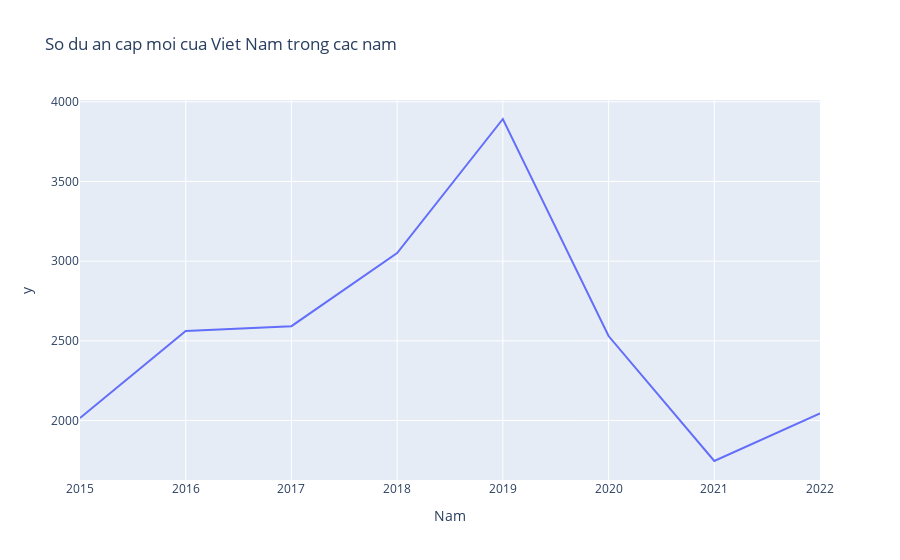
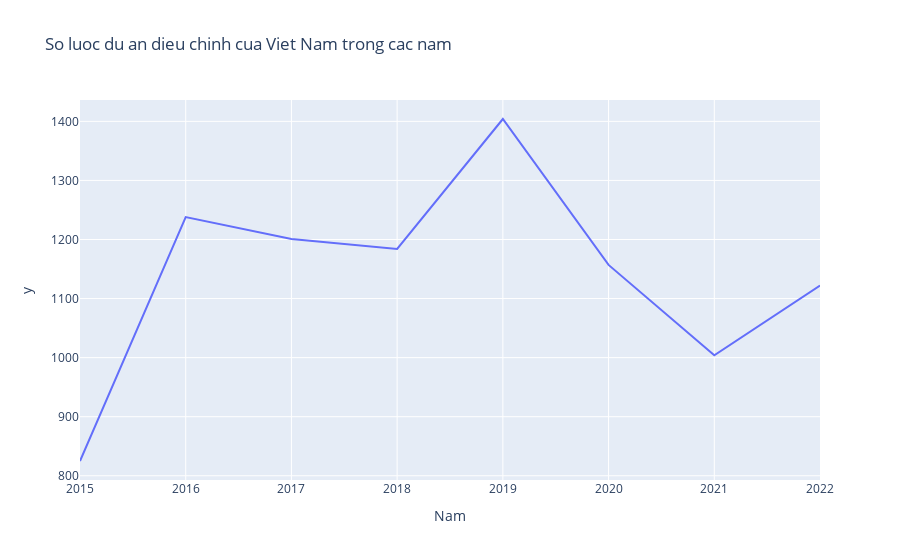
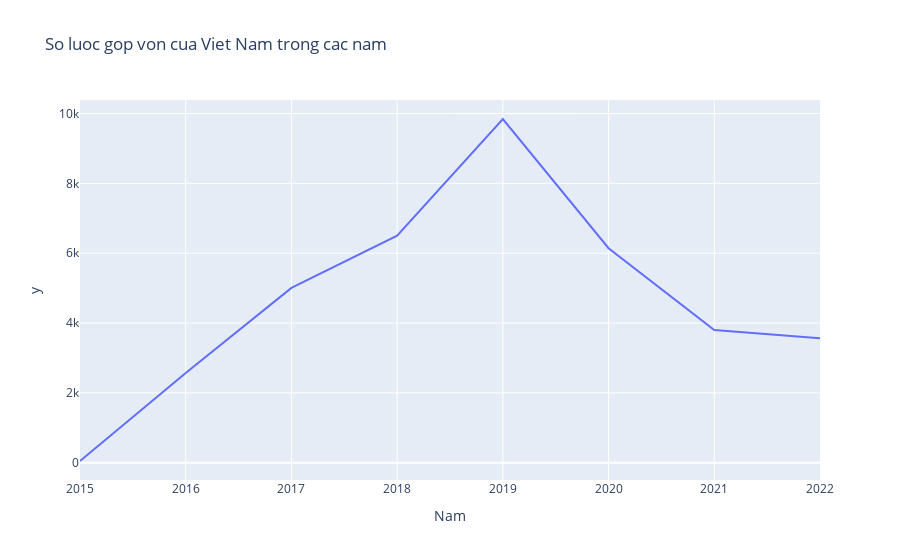

The code cell stored with these charts, in order, in its notebook:
### Code cell
# Calculate sum of so du an cap moi, so luoc du an dieu chinh,  so luoc gop von of all province in each year
sum_so_du_an_cap_moi = data.groupby('Nam')['So du an cap moi'].sum()
sum_so_luong_du_an_dieu_chinh = data.groupby('Nam')['So luoc du an dieu chinh'].sum()
sum_so_luong_gop_von = data.groupby('Nam')['So luoc gop von'].sum()
# draw graph to show sum of so du an cap moi, so luoc du an dieu chinh,  so luoc gop von of all province in each year with px
fig = px.line(data_frame=sum_so_du_an_cap_moi, x=sum_so_du_an_cap_moi.index, y=sum_so_du_an_cap_moi.values, title='So du an cap moi cua Viet Nam trong cac nam')
fig.show()
fig = px.line(data_frame=sum_so_luong_du_an_dieu_chinh, x=sum_so_luong_du_an_dieu_chinh.index, y=sum_so_luong_du_an_dieu_chinh.values, title='So luoc du an dieu chinh cua Viet Nam trong cac nam')
fig.show()
fig = px.line(data_frame=sum_so_luong_gop_von, x=sum_so_luong_gop_von.index, y=sum_so_luong_gop_von.values, title='So luoc gop von cua Viet Nam trong cac nam')
fig.show()

### Figure 1 — Plotly figure (JSON) as saved in the notebook; plotly's stock layout.template omitted (floating-point values rounded to 4 significant figures)
{"data": [{"hovertemplate": "Nam=%{x}<br>y=%{y}<extra></extra>", "legendgroup": "", "line": {"color": "#636efa", "dash": "solid"}, "marker": {"symbol": "circle"}, "mode": "lines", "name": "", "orientation": "v", "showlegend": false, "type": "scatter", "x": [2015, 2016, 2017, 2018, 2019, 2020, 2021, 2022], "xaxis": "x", "y": [2016, 2562, 2592, 3051, 3892, 2530, 1746, 2045], "yaxis": "y"}], "layout": {"legend": {"tracegroupgap": 0}, "title": {"text": "So du an cap moi cua Viet Nam trong cac nam"}, "xaxis": {"anchor": "y", "domain": [0, 1], "title": {"text": "Nam"}}, "yaxis": {"anchor": "x", "domain": [0, 1], "title": {"text": "y"}}}}

### Figure 2 — Plotly figure (JSON) as saved in the notebook; plotly's stock layout.template omitted (floating-point values rounded to 4 significant figures)
{"data": [{"hovertemplate": "Nam=%{x}<br>y=%{y}<extra></extra>", "legendgroup": "", "line": {"color": "#636efa", "dash": "solid"}, "marker": {"symbol": "circle"}, "mode": "lines", "name": "", "orientation": "v", "showlegend": false, "type": "scatter", "x": [2015, 2016, 2017, 2018, 2019, 2020, 2021, 2022], "xaxis": "x", "y": [825, 1238, 1201, 1184, 1404, 1157, 1004, 1122], "yaxis": "y"}], "layout": {"legend": {"tracegroupgap": 0}, "title": {"text": "So luoc du an dieu chinh cua Viet Nam trong cac nam"}, "xaxis": {"anchor": "y", "domain": [0, 1], "title": {"text": "Nam"}}, "yaxis": {"anchor": "x", "domain": [0, 1], "title": {"text": "y"}}}}

### Figure 3 — Plotly figure (JSON) as saved in the notebook; plotly's stock layout.template omitted (floating-point values rounded to 4 significant figures)
{"data": [{"hovertemplate": "Nam=%{x}<br>y=%{y}<extra></extra>", "legendgroup": "", "line": {"color": "#636efa", "dash": "solid"}, "marker": {"symbol": "circle"}, "mode": "lines", "name": "", "orientation": "v", "showlegend": false, "type": "scatter", "x": [2015, 2016, 2017, 2018, 2019, 2020, 2021, 2022], "xaxis": "x", "y": [51, 2568, 5007, 6500, 9843, 6143, 3801, 3568], "yaxis": "y"}], "layout": {"legend": {"tracegroupgap": 0}, "title": {"text": "So luoc gop von cua Viet Nam trong cac nam"}, "xaxis": {"anchor": "y", "domain": [0, 1], "title": {"text": "Nam"}}, "yaxis": {"anchor": "x", "domain": [0, 1], "title": {"text": "y"}}}}
